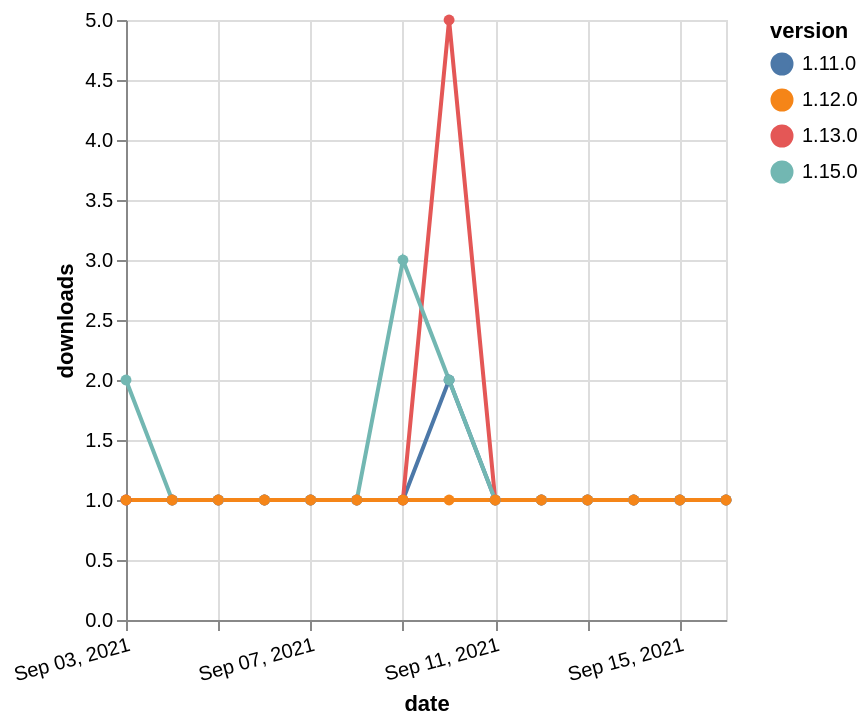

Write the Vega-Lite specification saved for this chart.
### Vega-Lite specification from a JSON file in a GitHub repository (floating-point values rounded to 4 significant figures)
{"$schema": "https://vega.github.io/schema/vega-lite/v5.json", "description": "A simple bar chart with embedded data.", "data": {"values": [{"date": "2021-09-03", "total": 206, "delta": 1, "version": "1.11.0"}, {"date": "2021-09-04", "total": 207, "delta": 1, "version": "1.11.0"}, {"date": "2021-09-05", "total": 208, "delta": 1, "version": "1.11.0"}, {"date": "2021-09-06", "total": 209, "delta": 1, "version": "1.11.0"}, {"date": "2021-09-07", "total": 210, "delta": 1, "version": "1.11.0"}, {"date": "2021-09-08", "total": 211, "delta": 1, "version": "1.11.0"}, {"date": "2021-09-09", "total": 212, "delta": 1, "version": "1.11.0"}, {"date": "2021-09-10", "total": 214, "delta": 2, "version": "1.11.0"}, {"date": "2021-09-11", "total": 215, "delta": 1, "version": "1.11.0"}, {"date": "2021-09-12", "total": 216, "delta": 1, "version": "1.11.0"}, {"date": "2021-09-13", "total": 217, "delta": 1, "version": "1.11.0"}, {"date": "2021-09-14", "total": 218, "delta": 1, "version": "1.11.0"}, {"date": "2021-09-15", "total": 219, "delta": 1, "version": "1.11.0"}, {"date": "2021-09-16", "total": 220, "delta": 1, "version": "1.11.0"}, {"date": "2021-09-03", "total": 288, "delta": 1, "version": "1.13.0"}, {"date": "2021-09-04", "total": 289, "delta": 1, "version": "1.13.0"}, {"date": "2021-09-05", "total": 290, "delta": 1, "version": "1.13.0"}, {"date": "2021-09-06", "total": 291, "delta": 1, "version": "1.13.0"}, {"date": "2021-09-07", "total": 292, "delta": 1, "version": "1.13.0"}, {"date": "2021-09-08", "total": 293, "delta": 1, "version": "1.13.0"}, {"date": "2021-09-09", "total": 294, "delta": 1, "version": "1.13.0"}, {"date": "2021-09-10", "total": 299, "delta": 5, "version": "1.13.0"}, {"date": "2021-09-11", "total": 300, "delta": 1, "version": "1.13.0"}, {"date": "2021-09-12", "total": 301, "delta": 1, "version": "1.13.0"}, {"date": "2021-09-13", "total": 302, "delta": 1, "version": "1.13.0"}, {"date": "2021-09-14", "total": 303, "delta": 1, "version": "1.13.0"}, {"date": "2021-09-15", "total": 304, "delta": 1, "version": "1.13.0"}, {"date": "2021-09-16", "total": 305, "delta": 1, "version": "1.13.0"}, {"date": "2021-09-03", "total": 111, "delta": 2, "version": "1.15.0"}, {"date": "2021-09-04", "total": 112, "delta": 1, "version": "1.15.0"}, {"date": "2021-09-05", "total": 113, "delta": 1, "version": "1.15.0"}, {"date": "2021-09-06", "total": 114, "delta": 1, "version": "1.15.0"}, {"date": "2021-09-07", "total": 115, "delta": 1, "version": "1.15.0"}, {"date": "2021-09-08", "total": 116, "delta": 1, "version": "1.15.0"}, {"date": "2021-09-09", "total": 119, "delta": 3, "version": "1.15.0"}, {"date": "2021-09-10", "total": 121, "delta": 2, "version": "1.15.0"}, {"date": "2021-09-11", "total": 122, "delta": 1, "version": "1.15.0"}, {"date": "2021-09-12", "total": 123, "delta": 1, "version": "1.15.0"}, {"date": "2021-09-13", "total": 124, "delta": 1, "version": "1.15.0"}, {"date": "2021-09-14", "total": 125, "delta": 1, "version": "1.15.0"}, {"date": "2021-09-15", "total": 126, "delta": 1, "version": "1.15.0"}, {"date": "2021-09-16", "total": 127, "delta": 1, "version": "1.15.0"}, {"date": "2021-09-03", "total": 182, "delta": 1, "version": "1.12.0"}, {"date": "2021-09-04", "total": 183, "delta": 1, "version": "1.12.0"}, {"date": "2021-09-05", "total": 184, "delta": 1, "version": "1.12.0"}, {"date": "2021-09-06", "total": 185, "delta": 1, "version": "1.12.0"}, {"date": "2021-09-07", "total": 186, "delta": 1, "version": "1.12.0"}, {"date": "2021-09-08", "total": 187, "delta": 1, "version": "1.12.0"}, {"date": "2021-09-09", "total": 188, "delta": 1, "version": "1.12.0"}, {"date": "2021-09-10", "total": 189, "delta": 1, "version": "1.12.0"}, {"date": "2021-09-11", "total": 190, "delta": 1, "version": "1.12.0"}, {"date": "2021-09-12", "total": 191, "delta": 1, "version": "1.12.0"}, {"date": "2021-09-13", "total": 192, "delta": 1, "version": "1.12.0"}, {"date": "2021-09-14", "total": 193, "delta": 1, "version": "1.12.0"}, {"date": "2021-09-15", "total": 194, "delta": 1, "version": "1.12.0"}, {"date": "2021-09-16", "total": 195, "delta": 1, "version": "1.12.0"}]}, "width": "container", "mark": {"type": "line", "point": {"filled": true}}, "encoding": {"x": {"field": "date", "type": "temporal", "timeUnit": "yearmonthdate", "title": "date", "axis": {"labelAngle": -15}}, "y": {"field": "delta", "type": "quantitative", "title": "downloads"}, "color": {"field": "version", "type": "nominal"}, "tooltip": {"field": "delta"}}}
